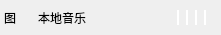
<?xml version="1.0" encoding="UTF-8"?>
<ui version="4.0">
 <class>btForm</class>
 <widget class="QWidget" name="btForm">
  <property name="geometry">
   <rect>
    <x>0</x>
    <y>0</y>
    <width>221</width>
    <height>35</height>
   </rect>
  </property>
  <property name="windowTitle">
   <string>Form</string>
  </property>
  <layout class="QHBoxLayout" name="horizontalLayout">
   <property name="spacing">
    <number>0</number>
   </property>
   <property name="leftMargin">
    <number>0</number>
   </property>
   <property name="topMargin">
    <number>0</number>
   </property>
   <property name="rightMargin">
    <number>0</number>
   </property>
   <property name="bottomMargin">
    <number>0</number>
   </property>
   <item>
    <widget class="QWidget" name="btStyle" native="true">
     <property name="styleSheet">
      <string notr="true">#btStyle:hover
{
	background-color:#D8D8D8;
}</string>
     </property>
     <layout class="QHBoxLayout" name="horizontalLayout_2">
      <property name="spacing">
       <number>0</number>
      </property>
      <property name="leftMargin">
       <number>0</number>
      </property>
      <property name="topMargin">
       <number>0</number>
      </property>
      <property name="rightMargin">
       <number>0</number>
      </property>
      <property name="bottomMargin">
       <number>0</number>
      </property>
      <item>
       <widget class="QLabel" name="btIcon">
        <property name="minimumSize">
         <size>
          <width>30</width>
          <height>0</height>
         </size>
        </property>
        <property name="maximumSize">
         <size>
          <width>30</width>
          <height>16777215</height>
         </size>
        </property>
        <property name="text">
         <string>图</string>
        </property>
       </widget>
      </item>
      <item>
       <widget class="QLabel" name="btText">
        <property name="minimumSize">
         <size>
          <width>128</width>
          <height>0</height>
         </size>
        </property>
        <property name="maximumSize">
         <size>
          <width>128</width>
          <height>16777215</height>
         </size>
        </property>
        <property name="text">
         <string>本地音乐</string>
        </property>
       </widget>
      </item>
      <item>
       <widget class="QWidget" name="lineBox" native="true">
        <property name="minimumSize">
         <size>
          <width>45</width>
          <height>0</height>
         </size>
        </property>
        <property name="maximumSize">
         <size>
          <width>45</width>
          <height>16777215</height>
         </size>
        </property>
        <property name="styleSheet">
         <string notr="true">QLabel
{
	background-color:#FFFFFF;
}
</string>
        </property>
        <layout class="QHBoxLayout" name="horizontalLayout_3">
         <property name="spacing">
          <number>0</number>
         </property>
         <property name="leftMargin">
          <number>0</number>
         </property>
         <property name="topMargin">
          <number>0</number>
         </property>
         <property name="rightMargin">
          <number>0</number>
         </property>
         <property name="bottomMargin">
          <number>0</number>
         </property>
         <item>
          <widget class="QLabel" name="line1">
           <property name="enabled">
            <bool>true</bool>
           </property>
           <property name="minimumSize">
            <size>
             <width>2</width>
             <height>0</height>
            </size>
           </property>
           <property name="maximumSize">
            <size>
             <width>2</width>
             <height>15</height>
            </size>
           </property>
           <property name="text">
            <string/>
           </property>
          </widget>
         </item>
         <item>
          <widget class="QLabel" name="line2">
           <property name="minimumSize">
            <size>
             <width>2</width>
             <height>0</height>
            </size>
           </property>
           <property name="maximumSize">
            <size>
             <width>2</width>
             <height>15</height>
            </size>
           </property>
           <property name="text">
            <string/>
           </property>
          </widget>
         </item>
         <item>
          <widget class="QLabel" name="line3">
           <property name="minimumSize">
            <size>
             <width>2</width>
             <height>0</height>
            </size>
           </property>
           <property name="maximumSize">
            <size>
             <width>2</width>
             <height>15</height>
            </size>
           </property>
           <property name="text">
            <string/>
           </property>
          </widget>
         </item>
         <item>
          <widget class="QLabel" name="line4">
           <property name="minimumSize">
            <size>
             <width>2</width>
             <height>0</height>
            </size>
           </property>
           <property name="maximumSize">
            <size>
             <width>2</width>
             <height>15</height>
            </size>
           </property>
           <property name="text">
            <string/>
           </property>
          </widget>
         </item>
        </layout>
       </widget>
      </item>
     </layout>
    </widget>
   </item>
  </layout>
 </widget>
 <resources/>
 <connections/>
</ui>
